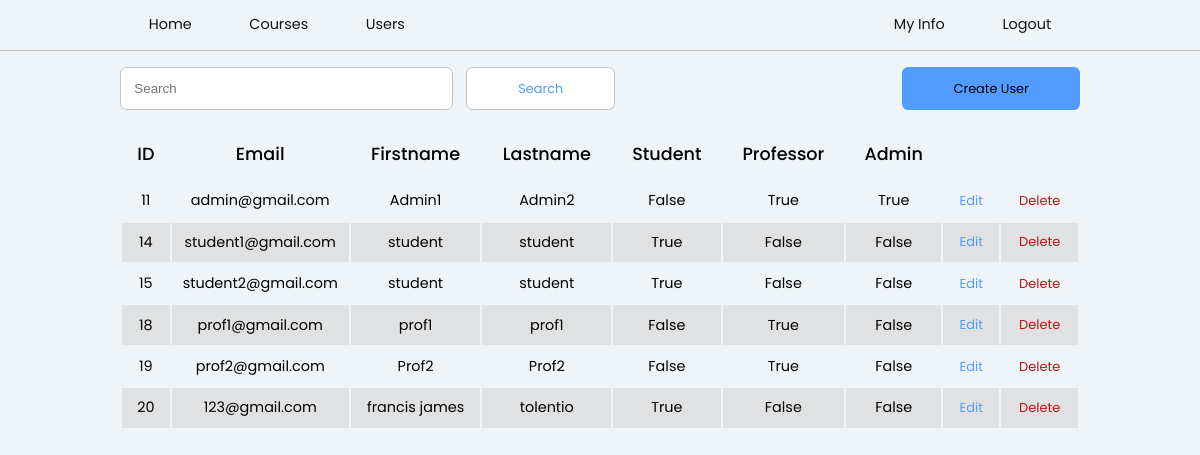
The app's page /users/ (signed in) with its own data.
### accounts/models.py (models this page shows, shortened)
class User(AbstractBaseUser):
    email = models.EmailField(max_length=255, unique=True)
    first_name = models.CharField(max_length=100)
    last_name = models.CharField(max_length=100)
    active = models.BooleanField(default=True)  # able to login
    staff = models.BooleanField(default=False)
    admin = models.BooleanField(default=False)
    timestamp = models.DateTimeField(auto_now_add=True)
    student = models.BooleanField(default=False)
    professor = models.BooleanField(default=False)
    courses = models.ManyToManyField(
        'courses.Course', related_name='course_title')
    USERNAME_FIELD = 'email'  # username
    REQUIRED_FIELDS = []  # what fields are ask when running python manage.py createsuperuser
    objects = UserManager()
    @property
    def is_admin(self):
        return self.admin
    @property
    def is_active(self):
        return self.active

### Whiteboard/views.py (the view)
# urls.py: path('users/', list_user, name='list_user'),
def list_user(request):
    if request.GET.get('search'):
        search = request.GET.get('search')
        users = User.objects.all().filter(email__contains=search)
    else:
        users = User.objects.all().values()
    context = {
        'users': users
    }
    return render(request, 'auth/list_user.html', context)

### templates/auth/list_user.html (shortened to what this page needs)
{% load static %}
<html lang="en">
    <head>
        <link rel="stylesheet" type="text/css" href="{% static 'css/main.css' %}">
    </head>
    <body>
        {% include 'navbar.html' %}
        <div class="container">
            <div class="flex flex-row justify-between" style="margin: 1em 0;">
                <div class="flex">
                    <form class="flex" action="" method="GET">
                        <input
                            type="text"
                            style="width:25em;"
                            class="form-control"
                            placeholder="Search"
                            name="search"
                        />
                        <button style="margin: 0 0 0 1em;" class="search" type="submit">Search</button>
                    </form>
                </div>
                <a href="{% url 'registerpage' %}">
                    <button style="height: 100%;">
                        Create User
                    </button>
                </a>
            </div>
            <table>
                <thead>
                <tr>
                    <th>ID</th>
                    <th>Email</th>
                    <th>Firstname</th>
                    <th>Lastname</th>
                    <th>Student</th>
                    <th>Professor</th>
                    <th>Admin</th>
                </tr>
                </thead>
                <tbody>
                    {% for user in users %}
                    <tr>
                        <td data-label="ID">{{ user.id }}</td>
                        <td data-label="Email">{{ user.email }}</td>
                        <td data-label="First-Name">{{ user.first_name }}</td>
                        <td data-label="Last-Name">{{ user.last_name }}</td>
                        <td data-label="Student">{{ user.student }}</td>
                        <td data-label="Professor">{{ user.professor }}</td>
                        <td data-label="Professor">{{ user.admin }}</td>
                        <td>
                            <button
                                class="edit"
                                onclick="location.href='{% url 'update' user.id %}'"
                            >
                                Edit
                            </button>
                        </td>
                        <td>
                            <button
                                class="delete"
                                onclick="location.href='{% url 'delete' user.id %}'"
                            >
                                Delete
                            </button>
                        </td>
                    </tr>
                    {% endfor %}
                </tbody>
            </table>
        </div>
    </body>
</html>

### static_my_project/css/main.css (style rules this page uses)
* { margin: 0; padding: 0; box-sizing: border-box; }
:root { --primary-color: rgb(80, 156, 255); --primary-accent-color: rgb(42, 119, 226); --delete-color: rgb(189, 19, 19); --delete-accent-color: rgb(142, 14, 14); --form-control-border: rgb(194, 194, 194); --form-control-border-accent: rgb(106, 106, 106); --box-shadow: rgb(212, 212, 212); --black: rgb(20, 20, 20); --table-alternate-row: rgba(217, 217, 217, 0.708); }
html, body { margin: 0px; background-color: #eff4f8; font-family: 'Poppins'; }
a { text-decoration: none; color: var(--black); }
button { padding: 0.7em 4em; font-family: 'Poppins'; font-size: 0.8em; background-color: var(--primary-color); border: none; border-radius: 0.5em; cursor: pointer; transition: 0.2s cubic-bezier(0.075, 0.82, 0.165, 1); }
.flex { display: flex; }
.flex-row { flex-direction: row; }
.justify-between { justify-content: space-between; }
input, .form-control { width: 100%; padding: 1em; border: 0.5px solid var(--form-control-border); border-radius: 0.5em; }
.container { width: min(80%, 75em); margin: 0 auto; }

### templates/auth/list_user.html (style rules this page uses)
table { width: 100%; }
thead > tr > th { font-weight: 500; font-size: 1.1em; padding: 0.7em; }
tr:nth-child(even) { background-color: var(--table-alternate-row); }
td { text-align: center; font-size: 0.9em; }
.edit { background-color: transparent; color: var(--primary-color); font-size: 0.9em; padding: 0.75em 1em; }
.delete { background-color: transparent; color: var(--delete-color); font-size: 0.9em; padding: 0.75em 1em; }
.search { border: 0.5px solid var(--form-control-border); background-color: white; color: var(--primary-color); }

### records on screen
User: id "11", email "admin@gmail.com", first_name "Admin1", last_name "Admin2", student "False", professor "True", admin "True"
User: id "14", email "student1@gmail.com", first_name "student", last_name "student", student "True", professor "False", admin "False"
User: id "15", email "student2@gmail.com", first_name "student", last_name "student", student "True", professor "False", admin "False"
User: id "18", email "prof1@gmail.com", first_name "prof1", last_name "prof1", student "False", professor "True", admin "False"
User: id "19", email "prof2@gmail.com", first_name "Prof2", last_name "Prof2", student "False", professor "True", admin "False"
User: id "20", email "123@gmail.com", first_name "francis james", last_name "tolentio", student "True", professor "False", admin "False"
